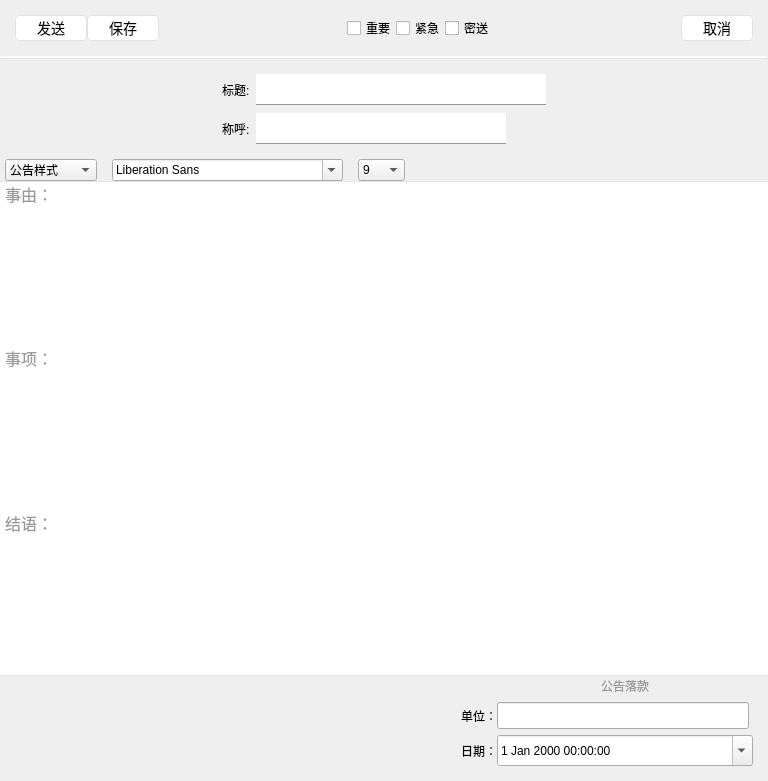
<?xml version="1.0" encoding="UTF-8"?>
<ui version="4.0">
 <class>SendNoticeWidget</class>
 <widget class="QWidget" name="SendNoticeWidget">
  <property name="geometry">
   <rect>
    <x>0</x>
    <y>0</y>
    <width>768</width>
    <height>781</height>
   </rect>
  </property>
  <property name="windowTitle">
   <string>Form</string>
  </property>
  <property name="styleSheet">
   <string notr="true">
QPushButton#pushButton, #pushButton_2, #pushButton_3 {
    background-color: white;
    border-style: solid;
    border-width: 1px;
    border-radius: 4px;
    border-color: #e4e4e4;
    font: bold 14px;
    color: black;
	min-width: 70px;
	min-height: 24px;
	font: 0 12pt &quot;微软雅黑&quot;;
	font-weight: 400;
}
QPushButton#pushButton:hover, #pushButton_2:hover, #pushButton_3:hover {
    background-color: white;
    border-style: solid;
    border-width: 1px;
    border-radius: 4px;
    border-color: #009dda;
    font: bold 14px;
    color: #009dda;
	min-width: 70px;
	min-height: 24px;font: 500 12pt &quot;微软雅黑&quot;;
	font-weight: 400;

}
QLabel#label{
font: 75 12pt &quot;微软雅黑&quot;;
color:black;
}
QLabel#label_2{
font: 75 12pt &quot;微软雅黑&quot;;
color:black;
}
QLabel#label_3, #label_4, #label_5{
font: 12pt &quot;微软雅黑&quot;;
color:black;
}

QComboBox#fontComboBox, #noticecomboBox{
	font: 11pt &quot;微软雅黑&quot;;
min-width:90px;
max-width:90px;
}
QComboBox#fontSizecomboBox{
font: 11pt &quot;微软雅黑&quot;;
min-width:45px;
max-width:45px;
}
QLineEdit#lineEdit{
	font: 500 12pt &quot;微软雅黑&quot;;
	min-height:30px;
	max-height:30px;
	min-width:250px; 
   border-style: solid;
	border-color:#999999;
    border-bottom-width: 1px;
}
QLineEdit#lineEdit:focus{
	font: 500 13pt &quot;微软雅黑&quot;;
	background-color:#f4fbff;
	color:#333333;
	min-height:30px;
	min-width:250px;
    border-style: solid;
    border-bottom-width: 1px;
}
QLineEdit#lineEditUnit{
	min-height:25px;
	max-height:25px;
	min-width:250px;font: 12pt &quot;微软雅黑&quot;;
}
QDateTimeEdit#dateTimeEdit{
	min-height:25px;
	max-height:25px;
	min-width:250px;
font: 12pt &quot;微软雅黑&quot;;
}
QLineEdit#lineEditCall{
border-color:#999999;
	font: 500 12pt &quot;微软雅黑&quot;;
	font-size: 12px;
	min-height:30px;
	min-width:250px;
   border-style: solid;
    border-bottom-width: 1px;
}
QLineEdit#lineEditCall:focus{
	font: 500 13pt &quot;微软雅黑&quot;;
	background-color:#f4fbff;
	color:#333333;
	min-height:30px;
	min-width:250px;
    border-style: solid;
    border-bottom-width: 1px;
}
QPushButton#pushButton_4:hover {
	 background-color: white;
    border-style: solid;
    border-width: 1px;
    border-color: #009dda;
	font-weight: 500;
}
QCheckBox{
font: 75 10pt &quot;微软雅黑&quot;;
}</string>
  </property>
  <layout class="QVBoxLayout" name="verticalLayout_2">
   <property name="spacing">
    <number>0</number>
   </property>
   <property name="leftMargin">
    <number>0</number>
   </property>
   <property name="topMargin">
    <number>15</number>
   </property>
   <property name="rightMargin">
    <number>0</number>
   </property>
   <property name="bottomMargin">
    <number>15</number>
   </property>
   <item>
    <layout class="QHBoxLayout" name="horizontalLayout">
     <property name="leftMargin">
      <number>15</number>
     </property>
     <property name="rightMargin">
      <number>15</number>
     </property>
     <property name="bottomMargin">
      <number>15</number>
     </property>
     <item>
      <widget class="QPushButton" name="pushButton">
       <property name="text">
        <string>发送</string>
       </property>
      </widget>
     </item>
     <item>
      <widget class="QPushButton" name="pushButton_2">
       <property name="text">
        <string>保存</string>
       </property>
      </widget>
     </item>
     <item>
      <spacer name="horizontalSpacer_4">
       <property name="orientation">
        <enum>Qt::Horizontal</enum>
       </property>
       <property name="sizeHint" stdset="0">
        <size>
         <width>40</width>
         <height>20</height>
        </size>
       </property>
      </spacer>
     </item>
     <item>
      <layout class="QHBoxLayout" name="horizontalLayout_4">
       <item>
        <widget class="QCheckBox" name="checkBoxImportant">
         <property name="text">
          <string>重要</string>
         </property>
        </widget>
       </item>
       <item>
        <widget class="QCheckBox" name="checkBoxUrgency">
         <property name="text">
          <string>紧急</string>
         </property>
        </widget>
       </item>
       <item>
        <widget class="QCheckBox" name="checkBoxSecret">
         <property name="text">
          <string>密送</string>
         </property>
        </widget>
       </item>
      </layout>
     </item>
     <item>
      <spacer name="horizontalSpacer">
       <property name="orientation">
        <enum>Qt::Horizontal</enum>
       </property>
       <property name="sizeHint" stdset="0">
        <size>
         <width>40</width>
         <height>20</height>
        </size>
       </property>
      </spacer>
     </item>
     <item>
      <widget class="QPushButton" name="pushButton_3">
       <property name="text">
        <string>取消</string>
       </property>
      </widget>
     </item>
    </layout>
   </item>
   <item>
    <widget class="Line" name="line">
     <property name="styleSheet">
      <string notr="true">
    border-style: outset;
    border-width: 2px;
	border-radius:2px;
    border-color: rgb(228, 228, 228);
</string>
     </property>
     <property name="frameShadow">
      <enum>QFrame::Sunken</enum>
     </property>
     <property name="orientation">
      <enum>Qt::Horizontal</enum>
     </property>
    </widget>
   </item>
   <item>
    <layout class="QHBoxLayout" name="horizontalLayout_3">
     <property name="bottomMargin">
      <number>15</number>
     </property>
     <item>
      <spacer name="horizontalSpacer_2">
       <property name="orientation">
        <enum>Qt::Horizontal</enum>
       </property>
       <property name="sizeHint" stdset="0">
        <size>
         <width>40</width>
         <height>20</height>
        </size>
       </property>
      </spacer>
     </item>
     <item>
      <layout class="QFormLayout" name="formLayout">
       <property name="verticalSpacing">
        <number>8</number>
       </property>
       <property name="topMargin">
        <number>15</number>
       </property>
       <item row="0" column="0">
        <widget class="QLabel" name="label">
         <property name="text">
          <string>标题:  </string>
         </property>
        </widget>
       </item>
       <item row="0" column="1">
        <widget class="QLineEdit" name="lineEdit"/>
       </item>
       <item row="1" column="0">
        <widget class="QLabel" name="label_2">
         <property name="text">
          <string>称呼:  </string>
         </property>
        </widget>
       </item>
       <item row="1" column="1">
        <layout class="QHBoxLayout" name="horizontalLayout_2">
         <property name="spacing">
          <number>0</number>
         </property>
         <item>
          <widget class="QLineEdit" name="lineEditCall">
           <property name="text">
            <string/>
           </property>
          </widget>
         </item>
         <item>
          <widget class="QPushButton" name="pushButton_4">
           <property name="sizePolicy">
            <sizepolicy hsizetype="Preferred" vsizetype="Preferred">
             <horstretch>0</horstretch>
             <verstretch>0</verstretch>
            </sizepolicy>
           </property>
           <property name="text">
            <string/>
           </property>
           <property name="icon">
            <iconset resource="../image.qrc">
             <normaloff>:/notice/image/Notice/u235.png</normaloff>:/notice/image/Notice/u235.png</iconset>
           </property>
           <property name="flat">
            <bool>true</bool>
           </property>
          </widget>
         </item>
        </layout>
       </item>
      </layout>
     </item>
     <item>
      <spacer name="horizontalSpacer_3">
       <property name="orientation">
        <enum>Qt::Horizontal</enum>
       </property>
       <property name="sizeHint" stdset="0">
        <size>
         <width>40</width>
         <height>20</height>
        </size>
       </property>
      </spacer>
     </item>
    </layout>
   </item>
   <item>
    <layout class="QHBoxLayout" name="horizontalLayout_5">
     <property name="spacing">
      <number>15</number>
     </property>
     <property name="leftMargin">
      <number>5</number>
     </property>
     <property name="bottomMargin">
      <number>0</number>
     </property>
     <item>
      <widget class="QComboBox" name="noticecomboBox">
       <property name="sizePolicy">
        <sizepolicy hsizetype="Preferred" vsizetype="Preferred">
         <horstretch>0</horstretch>
         <verstretch>0</verstretch>
        </sizepolicy>
       </property>
       <item>
        <property name="text">
         <string>公告样式</string>
        </property>
       </item>
      </widget>
     </item>
     <item>
      <widget class="QFontComboBox" name="fontComboBox">
       <property name="sizePolicy">
        <sizepolicy hsizetype="Preferred" vsizetype="Preferred">
         <horstretch>0</horstretch>
         <verstretch>0</verstretch>
        </sizepolicy>
       </property>
       <property name="editable">
        <bool>true</bool>
       </property>
       <property name="insertPolicy">
        <enum>QComboBox::InsertAtCurrent</enum>
       </property>
       <property name="duplicatesEnabled">
        <bool>true</bool>
       </property>
      </widget>
     </item>
     <item>
      <widget class="QComboBox" name="fontSizecomboBox">
       <property name="sizePolicy">
        <sizepolicy hsizetype="Preferred" vsizetype="Preferred">
         <horstretch>0</horstretch>
         <verstretch>0</verstretch>
        </sizepolicy>
       </property>
       <property name="editable">
        <bool>false</bool>
       </property>
       <item>
        <property name="text">
         <string>9</string>
        </property>
       </item>
       <item>
        <property name="text">
         <string>10</string>
        </property>
       </item>
       <item>
        <property name="text">
         <string>11</string>
        </property>
       </item>
       <item>
        <property name="text">
         <string>12</string>
        </property>
       </item>
       <item>
        <property name="text">
         <string>13</string>
        </property>
       </item>
       <item>
        <property name="text">
         <string>14</string>
        </property>
       </item>
       <item>
        <property name="text">
         <string>15</string>
        </property>
       </item>
       <item>
        <property name="text">
         <string>16</string>
        </property>
       </item>
       <item>
        <property name="text">
         <string>17</string>
        </property>
       </item>
       <item>
        <property name="text">
         <string>18</string>
        </property>
       </item>
       <item>
        <property name="text">
         <string>19</string>
        </property>
       </item>
       <item>
        <property name="text">
         <string>20</string>
        </property>
       </item>
       <item>
        <property name="text">
         <string>21</string>
        </property>
       </item>
       <item>
        <property name="text">
         <string>22</string>
        </property>
       </item>
       <item>
        <property name="text">
         <string>24</string>
        </property>
       </item>
       <item>
        <property name="text">
         <string>26</string>
        </property>
       </item>
       <item>
        <property name="text">
         <string>28</string>
        </property>
       </item>
       <item>
        <property name="text">
         <string>29</string>
        </property>
       </item>
       <item>
        <property name="text">
         <string>30</string>
        </property>
       </item>
       <item>
        <property name="text">
         <string>31</string>
        </property>
       </item>
       <item>
        <property name="text">
         <string>32</string>
        </property>
       </item>
      </widget>
     </item>
     <item>
      <spacer name="horizontalSpacer_8">
       <property name="orientation">
        <enum>Qt::Horizontal</enum>
       </property>
       <property name="sizeHint" stdset="0">
        <size>
         <width>40</width>
         <height>20</height>
        </size>
       </property>
      </spacer>
     </item>
    </layout>
   </item>
   <item>
    <widget class="QWidget" name="widget" native="true">
     <property name="styleSheet">
      <string notr="true">QWidget#widget{
background-color: rgb(255, 255, 255);

    border-style: solid;
    border-top-width: 1px;
border-bottom-width: 1px;
    border-color: #e4e4e4;
}
</string>
     </property>
     <layout class="QVBoxLayout" name="verticalLayout" stretch="0,0,0,0,0,0">
      <property name="spacing">
       <number>0</number>
      </property>
      <property name="sizeConstraint">
       <enum>QLayout::SetDefaultConstraint</enum>
      </property>
      <property name="leftMargin">
       <number>5</number>
      </property>
      <property name="topMargin">
       <number>1</number>
      </property>
      <property name="rightMargin">
       <number>1</number>
      </property>
      <property name="bottomMargin">
       <number>1</number>
      </property>
      <item>
       <widget class="QLabel" name="label_6">
        <property name="text">
         <string>&lt;html&gt;&lt;head/&gt;&lt;body&gt;&lt;p&gt;&lt;span style=&quot; font-size:12pt; color:#999999;&quot;&gt;事由：&lt;/span&gt;&lt;/p&gt;&lt;/body&gt;&lt;/html&gt;</string>
        </property>
       </widget>
      </item>
      <item>
       <widget class="QTextEdit" name="textEditReason">
        <property name="frameShape">
         <enum>QFrame::NoFrame</enum>
        </property>
       </widget>
      </item>
      <item>
       <widget class="QLabel" name="label_7">
        <property name="text">
         <string>&lt;html&gt;&lt;head/&gt;&lt;body&gt;&lt;p&gt;&lt;span style=&quot; font-size:12pt; color:#999999;&quot;&gt;事项：&lt;/span&gt;&lt;/p&gt;&lt;/body&gt;&lt;/html&gt;</string>
        </property>
       </widget>
      </item>
      <item>
       <widget class="MyTextEdit" name="textEdit">
        <property name="frameShape">
         <enum>QFrame::NoFrame</enum>
        </property>
       </widget>
      </item>
      <item>
       <widget class="QLabel" name="label_8">
        <property name="text">
         <string>&lt;html&gt;&lt;head/&gt;&lt;body&gt;&lt;p&gt;&lt;span style=&quot; font-size:12pt; color:#999999;&quot;&gt;结语：&lt;/span&gt;&lt;/p&gt;&lt;/body&gt;&lt;/html&gt;</string>
        </property>
       </widget>
      </item>
      <item>
       <widget class="QTextEdit" name="textEditPeroration">
        <property name="frameShape">
         <enum>QFrame::NoFrame</enum>
        </property>
       </widget>
      </item>
     </layout>
    </widget>
   </item>
   <item>
    <layout class="QHBoxLayout" name="horizontalLayout_6">
     <property name="rightMargin">
      <number>15</number>
     </property>
     <item>
      <spacer name="horizontalSpacer_7">
       <property name="orientation">
        <enum>Qt::Horizontal</enum>
       </property>
       <property name="sizeHint" stdset="0">
        <size>
         <width>40</width>
         <height>20</height>
        </size>
       </property>
      </spacer>
     </item>
     <item>
      <layout class="QGridLayout" name="gridLayout">
       <property name="verticalSpacing">
        <number>6</number>
       </property>
       <item row="0" column="0">
        <spacer name="horizontalSpacer_6">
         <property name="orientation">
          <enum>Qt::Horizontal</enum>
         </property>
         <property name="sizeHint" stdset="0">
          <size>
           <width>40</width>
           <height>20</height>
          </size>
         </property>
        </spacer>
       </item>
       <item row="0" column="1">
        <widget class="QLabel" name="label_5">
         <property name="text">
          <string>&lt;html&gt;&lt;head/&gt;&lt;body&gt;&lt;p&gt;&lt;span style=&quot; color:#999999;&quot;&gt;公告落款&lt;/span&gt;&lt;/p&gt;&lt;/body&gt;&lt;/html&gt;</string>
         </property>
         <property name="alignment">
          <set>Qt::AlignCenter</set>
         </property>
        </widget>
       </item>
       <item row="1" column="0">
        <widget class="QLabel" name="label_3">
         <property name="text">
          <string>单位：</string>
         </property>
         <property name="alignment">
          <set>Qt::AlignRight|Qt::AlignTrailing|Qt::AlignVCenter</set>
         </property>
        </widget>
       </item>
       <item row="1" column="1">
        <widget class="QLineEdit" name="lineEditUnit">
         <property name="minimumSize">
          <size>
           <width>254</width>
           <height>29</height>
          </size>
         </property>
         <property name="maximumSize">
          <size>
           <width>250</width>
           <height>29</height>
          </size>
         </property>
        </widget>
       </item>
       <item row="2" column="0">
        <widget class="QLabel" name="label_4">
         <property name="text">
          <string>日期：</string>
         </property>
         <property name="alignment">
          <set>Qt::AlignRight|Qt::AlignTrailing|Qt::AlignVCenter</set>
         </property>
        </widget>
       </item>
       <item row="2" column="1">
        <widget class="QDateTimeEdit" name="dateTimeEdit">
         <property name="minimumSize">
          <size>
           <width>256</width>
           <height>31</height>
          </size>
         </property>
         <property name="maximumSize">
          <size>
           <width>250</width>
           <height>31</height>
          </size>
         </property>
         <property name="calendarPopup">
          <bool>true</bool>
         </property>
        </widget>
       </item>
      </layout>
     </item>
    </layout>
   </item>
  </layout>
 </widget>
 <customwidgets>
  <customwidget>
   <class>MyTextEdit</class>
   <extends>QTextEdit</extends>
   <header location="global">mytextedit.h</header>
  </customwidget>
 </customwidgets>
 <resources>
  <include location="../image.qrc"/>
 </resources>
 <connections/>
</ui>
